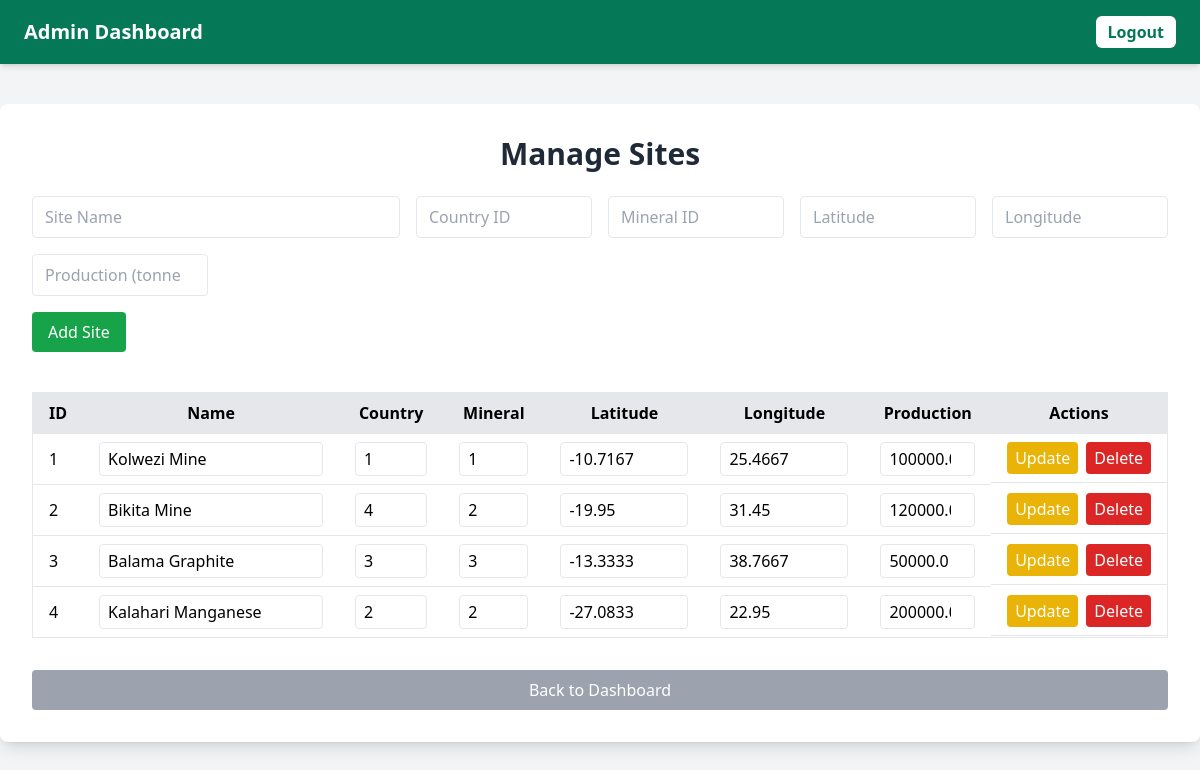
/admin/sites, run on the app's committed database.
### tables this page shows
CREATE TABLE sites (
    SiteID INTEGER PRIMARY KEY,
    SiteName TEXT NOT NULL,
    CountryID INTEGER,
    MineralID INTEGER,
    Latitude REAL NOT NULL,
    Longitude REAL NOT NULL,
    Production_tonnes REAL NOT NULL,
    FOREIGN KEY(CountryID) REFERENCES countries(CountryID),
    FOREIGN KEY(MineralID) REFERENCES minerals(MineralID)
);

### app.py (the view)
@app.route('/admin/sites', methods=['GET'])
def view_sites():
    with get_db_connection() as conn:
        sites = conn.execute("SELECT * FROM sites").fetchall()
    return render_template('admin_sites_menu.html', sites=sites)

### app.py (called while the page is built)
def get_db_connection():
    db_path = os.path.join("Data", "userdata.db")
    conn = sqlite3.connect(db_path, timeout=10)
    conn.row_factory = sqlite3.Row
    return conn

### Templates/admin_sites_menu.html (shortened to what this page needs)
<!DOCTYPE html>
<html lang="en">
<head>
    <script src="https://cdn.tailwindcss.com"></script>
</head>
<body class="bg-gray-100 min-h-screen">
    <nav class="bg-emerald-700 text-white px-6 py-4 flex justify-between items-center shadow-md">
        <h1 class="text-xl font-bold">Admin Dashboard</h1>
        <a href="{{ url_for('logout') }}" class="bg-white text-emerald-700 px-3 py-1 rounded-md font-semibold hover:bg-gray-200 transition">Logout</a>
    </nav>
    <div class="max-w-7xl mx-auto mt-10 bg-white shadow-lg rounded-lg p-8">
        <h2 class="text-3xl font-bold mb-6 text-center text-gray-800">Manage Sites</h2>
        <form method="post" action="{{ url_for('add_site') }}" class="mb-10">
            <div class="grid grid-cols-6 gap-4">
                <input type="text" name="name" placeholder="Site Name" class="px-3 py-2 border rounded col-span-2" required>
                <input type="number" name="country_id" placeholder="Country ID" class="px-3 py-2 border rounded" required>
                <input type="number" name="mineral_id" placeholder="Mineral ID" class="px-3 py-2 border rounded" required>
                <input type="number" step="0.00001" name="latitude" placeholder="Latitude" class="px-3 py-2 border rounded" required>
                <input type="number" step="0.00001" name="longitude" placeholder="Longitude" class="px-3 py-2 border rounded" required>
                <input type="number" step="0.1" name="production" placeholder="Production (tonnes)" class="px-3 py-2 border rounded" required>
            </div>
            <button type="submit" class="mt-4 bg-green-600 text-white px-4 py-2 rounded hover:bg-green-700 transition">Add Site</button>
        </form>
        <div class="overflow-x-auto">
            <table class="min-w-full bg-white border rounded">
                <thead class="bg-gray-200">
                    <tr>
                        <th class="py-2 px-4 border-b">ID</th>
                        <th class="py-2 px-4 border-b w-64">Name</th>
                        <th class="py-2 px-4 border-b">Country</th>
                        <th class="py-2 px-4 border-b">Mineral</th>
                        <th class="py-2 px-4 border-b w-40">Latitude</th>
                        <th class="py-2 px-4 border-b w-40">Longitude</th>
                        <th class="py-2 px-4 border-b">Production</th>
                        <th class="py-2 px-4 border-b">Actions</th>
                    </tr>
                </thead>
                <tbody>
                    {% for site in sites %}
                    <tr class="hover:bg-gray-50">
                        <form method="post" action="{{ url_for('edit_site', site_id=site['SiteID']) }}">
                            <td class="py-2 px-4 border-b">{{ site['SiteID'] }}</td>
                            <td class="py-2 px-4 border-b w-64">
                                <input type="text" name="name" value="{{ site['SiteName'] }}"
                                       class="w-full px-2 py-1 border rounded"
                                       oninput="this.size = this.value.length || 1">
                            </td>
                            <td class="py-2 px-4 border-b">
                                <input type="number" name="country_id" value="{{ site['CountryID'] }}" class="w-full px-2 py-1 border rounded">
                            </td>
                            <td class="py-2 px-4 border-b">
                                <input type="number" name="mineral_id" value="{{ site['MineralID'] }}" class="w-full px-2 py-1 border rounded">
                            </td>
                            <td class="py-2 px-4 border-b w-40">
                                <input type="number" step="0.00001" name="latitude" value="{{ site['Latitude'] }}" class="w-full px-2 py-1 border rounded">
                            </td>
                            <td class="py-2 px-4 border-b w-40">
                                <input type="number" step="0.00001" name="longitude" value="{{ site['Longitude'] }}" class="w-full px-2 py-1 border rounded">
                            </td>
                            <td class="py-2 px-4 border-b">
                                <input type="number" step="0.1" name="production" value="{{ site['Production_tonnes'] }}" class="w-full px-2 py-1 border rounded">
                            </td>
                            <td class="py-2 px-4 border-b flex gap-2">
                                <button type="submit" class="bg-yellow-500 text-white px-2 py-1 rounded hover:bg-yellow-600 transition">Update</button>
                        </form>
                        <form method="post" action="{{ url_for('delete_site', site_id=site['SiteID']) }}" onsubmit="return confirm('Are you sure you want to delete this site?');">
                            <button type="submit" class="bg-red-600 text-white px-2 py-1 rounded hover:bg-red-700 transition">Delete</button>
                        </form>
                    </tr>
                    {% endfor %}
                </tbody>
            </table>
        </div>
        <a href="{{ url_for('home') }}" class="block mt-8 bg-gray-400 text-white px-4 py-2 rounded hover:bg-gray-500 transition text-center">Back to Dashboard</a>
    </div>
</body>
</html>

### data on the page
sites: SiteID "1", name "Kolwezi Mine", country_id "1", mineral_id "1", latitude "-10.7167", longitude "25.4667", production "100000.0"
sites: SiteID "2", name "Bikita Mine", country_id "4", mineral_id "2", latitude "-19.95", longitude "31.45", production "120000.0"
sites: SiteID "3", name "Balama Graphite", country_id "3", mineral_id "3", latitude "-13.3333", longitude "38.7667", production "50000.0"
sites: SiteID "4", name "Kalahari Manganese", country_id "2", mineral_id "2", latitude "-27.0833", longitude "22.95", production "200000.0"
